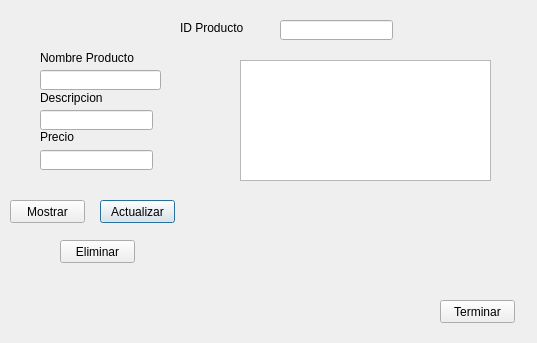
<?xml version="1.0" encoding="UTF-8"?>
<ui version="4.0">
 <class>edit_prod</class>
 <widget class="QDialog" name="edit_prod">
  <property name="geometry">
   <rect>
    <x>0</x>
    <y>0</y>
    <width>537</width>
    <height>343</height>
   </rect>
  </property>
  <property name="windowTitle">
   <string>Editar Producto</string>
  </property>
  <widget class="QLabel" name="label_3">
   <property name="geometry">
    <rect>
     <x>40</x>
     <y>130</y>
     <width>47</width>
     <height>13</height>
    </rect>
   </property>
   <property name="text">
    <string>Precio</string>
   </property>
  </widget>
  <widget class="QLabel" name="label">
   <property name="geometry">
    <rect>
     <x>40</x>
     <y>50</y>
     <width>101</width>
     <height>16</height>
    </rect>
   </property>
   <property name="text">
    <string>Nombre Producto</string>
   </property>
  </widget>
  <widget class="QLineEdit" name="precio_producto">
   <property name="geometry">
    <rect>
     <x>40</x>
     <y>150</y>
     <width>113</width>
     <height>20</height>
    </rect>
   </property>
  </widget>
  <widget class="QPlainTextEdit" name="plainTextEdit">
   <property name="geometry">
    <rect>
     <x>240</x>
     <y>60</y>
     <width>251</width>
     <height>121</height>
    </rect>
   </property>
  </widget>
  <widget class="QPushButton" name="x">
   <property name="geometry">
    <rect>
     <x>100</x>
     <y>200</y>
     <width>75</width>
     <height>23</height>
    </rect>
   </property>
   <property name="text">
    <string>Actualizar</string>
   </property>
  </widget>
  <widget class="QLineEdit" name="nombre_producto">
   <property name="geometry">
    <rect>
     <x>40</x>
     <y>70</y>
     <width>121</width>
     <height>20</height>
    </rect>
   </property>
  </widget>
  <widget class="QPushButton" name="pushButton_3">
   <property name="geometry">
    <rect>
     <x>60</x>
     <y>240</y>
     <width>75</width>
     <height>23</height>
    </rect>
   </property>
   <property name="text">
    <string>Eliminar</string>
   </property>
  </widget>
  <widget class="QLineEdit" name="desc_producto">
   <property name="geometry">
    <rect>
     <x>40</x>
     <y>110</y>
     <width>113</width>
     <height>20</height>
    </rect>
   </property>
  </widget>
  <widget class="QLabel" name="label_2">
   <property name="geometry">
    <rect>
     <x>40</x>
     <y>90</y>
     <width>71</width>
     <height>16</height>
    </rect>
   </property>
   <property name="text">
    <string>Descripcion</string>
   </property>
  </widget>
  <widget class="QLineEdit" name="id_producto">
   <property name="geometry">
    <rect>
     <x>280</x>
     <y>20</y>
     <width>113</width>
     <height>20</height>
    </rect>
   </property>
  </widget>
  <widget class="QPushButton" name="pushButton">
   <property name="geometry">
    <rect>
     <x>10</x>
     <y>200</y>
     <width>75</width>
     <height>23</height>
    </rect>
   </property>
   <property name="text">
    <string>Mostrar</string>
   </property>
  </widget>
  <widget class="QLabel" name="label_7">
   <property name="geometry">
    <rect>
     <x>180</x>
     <y>20</y>
     <width>91</width>
     <height>16</height>
    </rect>
   </property>
   <property name="text">
    <string>ID Producto</string>
   </property>
  </widget>
  <widget class="QPushButton" name="pushButton_4">
   <property name="geometry">
    <rect>
     <x>440</x>
     <y>300</y>
     <width>75</width>
     <height>23</height>
    </rect>
   </property>
   <property name="text">
    <string>Terminar</string>
   </property>
  </widget>
 </widget>
 <resources/>
 <connections/>
</ui>
